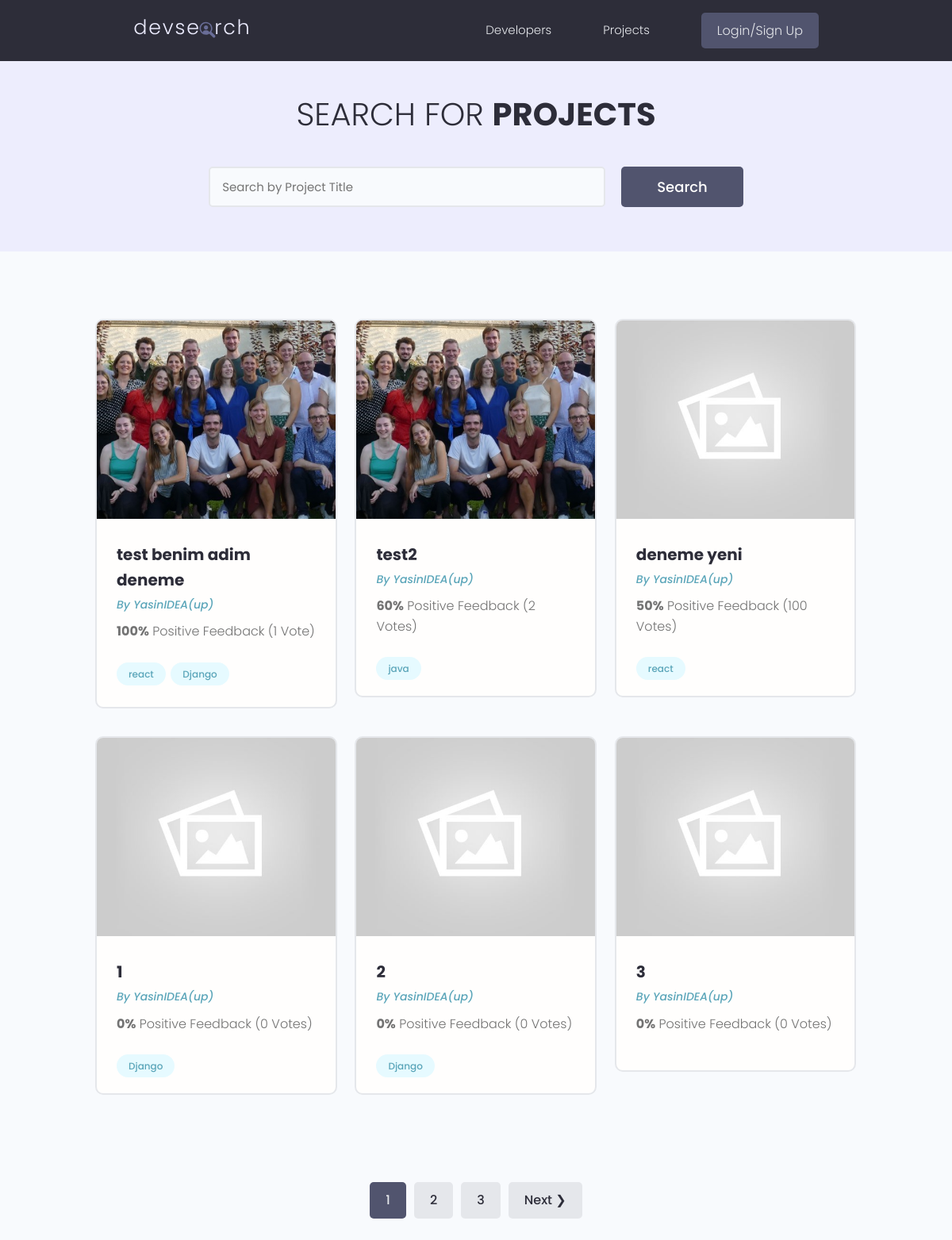
Page /projects/ on the earlier database version.
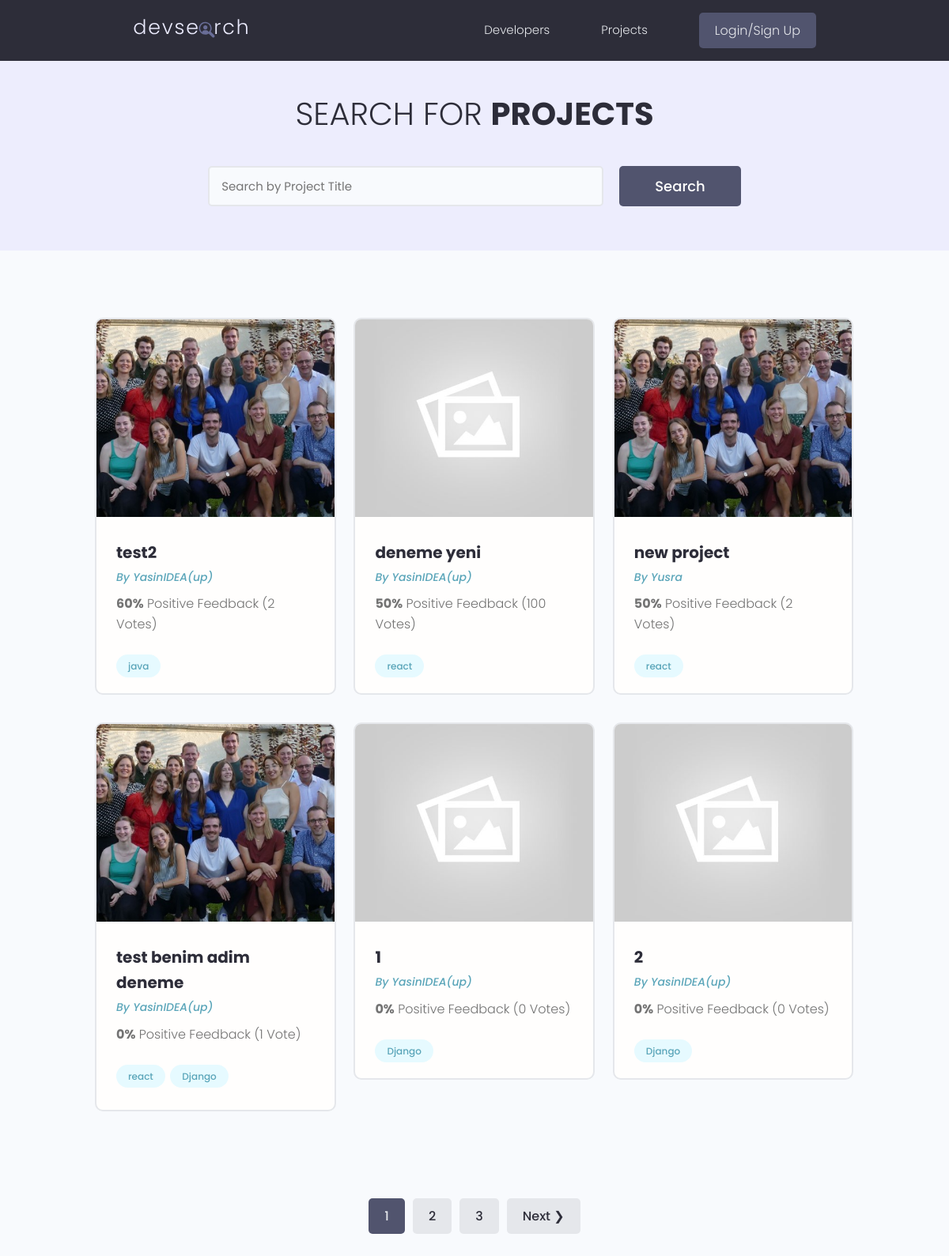
Same page on the later database version.
### projects/models.py (models this page shows, shortened)
class Project(models.Model):
    owner = models.ForeignKey(Profile, null=True, blank=True, on_delete=models.SET_NULL)
    title = models.CharField(max_length=200)
    description = models.TextField(null=True, blank=True)
    featured_image = models.ImageField(null=True, blank=True, default="default.jpg")
    demo_link = models.CharField(max_length=2000, null=True, blank=True)
    source_link = models.CharField(max_length=2000, null=True, blank=True)
    tags = models.ManyToManyField("Tag", blank=True)
    vote_total = models.IntegerField(default=0, null=True, blank=True)
    vote_ratio = models.IntegerField(default=0, null=True, blank=True)
    created = models.DateTimeField(auto_now_add=True)
    id = models.UUIDField(
        default=uuid.uuid4, unique=True, primary_key=True, editable=False
    )
    class Meta:
        ordering = ["-vote_ratio", "-vote_total", "title"]

class Tag(models.Model):
    name = models.CharField(max_length=200)
    created = models.DateTimeField(auto_now_add=True)
    id = models.UUIDField(
        default=uuid.uuid4, unique=True, primary_key=True, editable=False
    )
    def __str__(self):
        return self.name

### users/models.py (models this page shows, shortened)
class Profile(models.Model):
    user = models.OneToOneField(User, on_delete=models.CASCADE, null=True, blank=True)
    name = models.CharField(max_length=200, null=True, blank=True)
    email = models.EmailField(max_length=500, null=True, blank=True)
    username = models.CharField(max_length=200, null=True, blank=True)
    location = models.CharField(max_length=200, null=True, blank=True)
    short_intro = models.CharField(max_length=200, null=True, blank=True)
    bio = models.TextField(null=True, blank=True)
    profile_image = models.ImageField(
        null=True,
        blank=True,
        upload_to="profiles/",
        default="profiles/user-default.png",
    )
    social_github = models.CharField(max_length=200, null=True, blank=True)
    social_twitter = models.CharField(max_length=200, null=True, blank=True)
    social_linkedin = models.CharField(max_length=200, null=True, blank=True)
    social_youtube = models.CharField(max_length=200, null=True, blank=True)
    social_website = models.CharField(max_length=200, null=True, blank=True)
    created = models.DateTimeField(auto_now_add=True)
    id = models.UUIDField(
        default=uuid.uuid4, unique=True, primary_key=True, editable=False
    )

### projects/views.py (the view)
# urls.py: path("projects/", include("projects.urls")),
def projects(request):
    projects, search_query = searchProjects(request)
    custom_range, projects = paginateProjets(request, projects, 6)
    context = {
        "projects": projects,
        "search_query": search_query,
        "custom_range": custom_range,
    }
    return render(request, "projects/projects.html", context)

### projects/utils.py (called while the page is built)
def paginateProjets(request, projects, results):
    page = request.GET.get("page")
    p = Paginator(projects, results)
    try:
        projects = p.page(page)
    except PageNotAnInteger:  # if page is not passed in
        page = 1
        projects = p.page(page)
    except EmptyPage:  # if user goes to a page does exist like 10000...
        page = p.num_pages  # return last page
        projects = p.page(page)
    leftIndex = int(page) - 4
    if leftIndex < 1:
        leftIndex = 1
    rightIndex = int(page) + 5
    if rightIndex > p.num_pages:
        rightIndex = p.num_pages + 1
    custom_range = range(leftIndex, rightIndex)
    return custom_range, projects

def searchProjects(request):
    search_query = ""
    if request.GET.get("search_query"):
        search_query = request.GET.get("search_query")
    tags = Tag.objects.filter(name__icontains=search_query)
    projects = Project.objects.distinct().filter(
        Q(title__icontains=search_query)
        | Q(description__icontains=search_query)
        | Q(owner__name__icontains=search_query)
        | Q(tags__in=tags)
    )
    return projects, search_query

### projects/templates/projects/projects.html (shortened to what this page needs)
{% extends 'main.html' %}
{% block content %}
<main class="projects">
    <section class="hero-section text-center">
        <div class="container container--narrow">
            <div class="hero-section__box">
                <h2>Search for <span>Projects</span></h2>
            </div>
            <div class="hero-section__search">
                <form id="searchForm" class="form" action="{% url 'projects' %}" method="get">
                    <div class="form__field">
                        <input class="input input--text" id="formInput#search" type="text" name="search_query"
                            placeholder="Search by Project Title"  value="{{search_query}}"/>
                    </div>
                    <input class="btn btn--sub btn--lg" type="submit" value="Search" />
                </form>
            </div>
        </div>
    </section>
    <section class="projectsList">
        <div class="container">
            <div class="grid grid--three">
                {% for project in projects %}
                <div class="column">
                    <div class="card project">
                        <a href="{% url 'project' project.id %}" class="project">
                            <img class="project__thumbnail" src="{{project.featured_image.url}}" alt="project thumbnail" />
                            <div class="card__body">
                                <h3 class="project__title">{{ project.title }}</h3>
                                <p>
                                    {% if project.owner %}
                                    <a class="project__author" href="{% url 'user-profile' project.owner.id %}">By {{ project.owner.name}}</a>
                                    {% else %}
                                    <span class="project__author">No owner</span>
                                    {% endif %}
                                </p>
                                <p class="project--rating">
                                    <span style="font-weight: bold;">{{project.vote_ratio}}%</span> Positive
                                    Feedback ({{project.vote_total}} Vote{{project.vote_total|pluralize:"s"}})
                                </p>
                                <div class="project__tags">
                                    {% for tag in project.tags.all %}
                                    <span class="tag tag--pill tag--main">
                                        <small>{{ tag }}</small>
                                    </span>
                                    {% endfor %}
                                </div>
                            </div>
                        </a>
                    </div>
                </div>
                {% endfor %}
            </div>
        </div>
    </section>
{% include 'pagination.html'  with queryset=projects custom_range=custom_range%}
</main>
{% endblock %}

Differences in the rows shown:
no longer on this page (row unchanged): Project: featured_image (placeholder picture), title "3", owner.name "YasinIDEA(up)", vote_ratio "0", vote_total "0"
now on this page (row edited): Project: featured_image (picture), title "new project", owner.name "Yusra", vote_ratio "50", vote_total "2", Tag (name "react")
changed Project "test benim adim deneme": vote_ratio "100" → "0"; moves down the list
